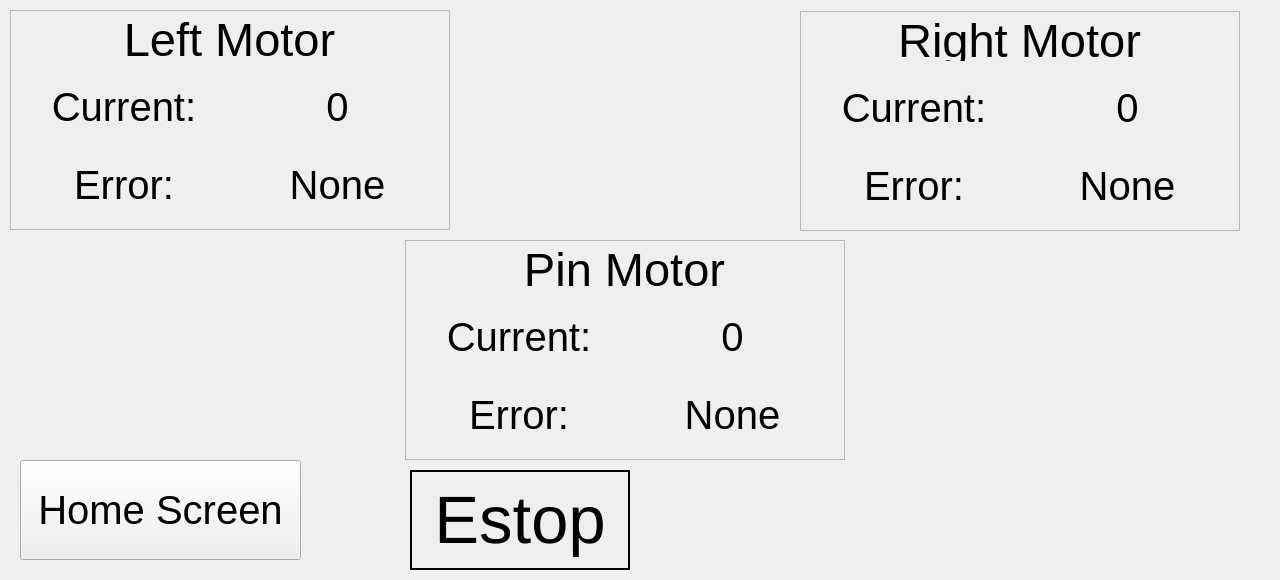
<?xml version="1.0" encoding="UTF-8"?>
<ui version="4.0">
 <class>MotorScreen</class>
 <widget class="QWidget" name="MotorScreen">
  <property name="geometry">
   <rect>
    <x>0</x>
    <y>0</y>
    <width>1280</width>
    <height>580</height>
   </rect>
  </property>
  <property name="windowTitle">
   <string>Form</string>
  </property>
  <widget class="QLabel" name="fisherLogo">
   <property name="geometry">
    <rect>
     <x>800</x>
     <y>470</y>
     <width>420</width>
     <height>100</height>
    </rect>
   </property>
   <property name="sizePolicy">
    <sizepolicy hsizetype="Fixed" vsizetype="Fixed">
     <horstretch>0</horstretch>
     <verstretch>0</verstretch>
    </sizepolicy>
   </property>
   <property name="frameShape">
    <enum>QFrame::NoFrame</enum>
   </property>
   <property name="text">
    <string/>
   </property>
   <property name="pixmap">
    <pixmap>../../../../.designer/assets/fisher_logo.png</pixmap>
   </property>
   <property name="scaledContents">
    <bool>true</bool>
   </property>
   <property name="alignment">
    <set>Qt::AlignCenter</set>
   </property>
  </widget>
  <widget class="QFrame" name="leftMotorFrame">
   <property name="geometry">
    <rect>
     <x>10</x>
     <y>10</y>
     <width>440</width>
     <height>220</height>
    </rect>
   </property>
   <property name="frameShape">
    <enum>QFrame::StyledPanel</enum>
   </property>
   <property name="frameShadow">
    <enum>QFrame::Raised</enum>
   </property>
   <widget class="QLabel" name="leftMotorLabel">
    <property name="geometry">
     <rect>
      <x>9</x>
      <y>9</y>
      <width>421</width>
      <height>41</height>
     </rect>
    </property>
    <property name="font">
     <font>
      <pointsize>35</pointsize>
     </font>
    </property>
    <property name="text">
     <string>Left Motor</string>
    </property>
    <property name="alignment">
     <set>Qt::AlignCenter</set>
    </property>
   </widget>
   <widget class="QWidget" name="verticalLayoutWidget_6">
    <property name="geometry">
     <rect>
      <x>10</x>
      <y>60</y>
      <width>421</width>
      <height>151</height>
     </rect>
    </property>
    <layout class="QVBoxLayout" name="verticalLayout_6">
     <item>
      <layout class="QHBoxLayout" name="horizontalLayout_12">
       <item>
        <widget class="QLabel" name="pinMotorCurrentLabel_3">
         <property name="font">
          <font>
           <pointsize>30</pointsize>
          </font>
         </property>
         <property name="text">
          <string>Current:</string>
         </property>
         <property name="alignment">
          <set>Qt::AlignCenter</set>
         </property>
        </widget>
       </item>
       <item>
        <widget class="QLabel" name="leftMotorCurrent">
         <property name="font">
          <font>
           <pointsize>30</pointsize>
          </font>
         </property>
         <property name="text">
          <string>0</string>
         </property>
         <property name="alignment">
          <set>Qt::AlignCenter</set>
         </property>
        </widget>
       </item>
      </layout>
     </item>
     <item>
      <layout class="QHBoxLayout" name="horizontalLayout_13">
       <item>
        <widget class="QLabel" name="pinMotorErrorLabel_3">
         <property name="font">
          <font>
           <pointsize>30</pointsize>
          </font>
         </property>
         <property name="text">
          <string>Error:</string>
         </property>
         <property name="alignment">
          <set>Qt::AlignCenter</set>
         </property>
        </widget>
       </item>
       <item>
        <widget class="QLabel" name="leftMotorError">
         <property name="font">
          <font>
           <pointsize>30</pointsize>
          </font>
         </property>
         <property name="text">
          <string>None</string>
         </property>
         <property name="alignment">
          <set>Qt::AlignCenter</set>
         </property>
        </widget>
       </item>
      </layout>
     </item>
    </layout>
   </widget>
  </widget>
  <widget class="QFrame" name="rightMotorFrame">
   <property name="geometry">
    <rect>
     <x>800</x>
     <y>11</y>
     <width>440</width>
     <height>220</height>
    </rect>
   </property>
   <property name="frameShape">
    <enum>QFrame::StyledPanel</enum>
   </property>
   <property name="frameShadow">
    <enum>QFrame::Raised</enum>
   </property>
   <widget class="QLabel" name="rightMotorLabel">
    <property name="geometry">
     <rect>
      <x>9</x>
      <y>9</y>
      <width>421</width>
      <height>41</height>
     </rect>
    </property>
    <property name="font">
     <font>
      <pointsize>35</pointsize>
     </font>
    </property>
    <property name="text">
     <string>Right Motor</string>
    </property>
    <property name="alignment">
     <set>Qt::AlignCenter</set>
    </property>
   </widget>
   <widget class="QWidget" name="verticalLayoutWidget_7">
    <property name="geometry">
     <rect>
      <x>10</x>
      <y>60</y>
      <width>421</width>
      <height>151</height>
     </rect>
    </property>
    <layout class="QVBoxLayout" name="verticalLayout_7">
     <item>
      <layout class="QHBoxLayout" name="horizontalLayout_14">
       <item>
        <widget class="QLabel" name="pinMotorCurrentLabel_4">
         <property name="font">
          <font>
           <pointsize>30</pointsize>
          </font>
         </property>
         <property name="text">
          <string>Current:</string>
         </property>
         <property name="alignment">
          <set>Qt::AlignCenter</set>
         </property>
        </widget>
       </item>
       <item>
        <widget class="QLabel" name="rightMotorCurrent">
         <property name="font">
          <font>
           <pointsize>30</pointsize>
          </font>
         </property>
         <property name="text">
          <string>0</string>
         </property>
         <property name="alignment">
          <set>Qt::AlignCenter</set>
         </property>
        </widget>
       </item>
      </layout>
     </item>
     <item>
      <layout class="QHBoxLayout" name="horizontalLayout_15">
       <item>
        <widget class="QLabel" name="pinMotorErrorLabel_4">
         <property name="font">
          <font>
           <pointsize>30</pointsize>
          </font>
         </property>
         <property name="text">
          <string>Error:</string>
         </property>
         <property name="alignment">
          <set>Qt::AlignCenter</set>
         </property>
        </widget>
       </item>
       <item>
        <widget class="QLabel" name="rightMotorError">
         <property name="font">
          <font>
           <pointsize>30</pointsize>
          </font>
         </property>
         <property name="text">
          <string>None</string>
         </property>
         <property name="alignment">
          <set>Qt::AlignCenter</set>
         </property>
        </widget>
       </item>
      </layout>
     </item>
    </layout>
   </widget>
  </widget>
  <widget class="QFrame" name="pinFrame">
   <property name="geometry">
    <rect>
     <x>405</x>
     <y>240</y>
     <width>440</width>
     <height>220</height>
    </rect>
   </property>
   <property name="frameShape">
    <enum>QFrame::StyledPanel</enum>
   </property>
   <property name="frameShadow">
    <enum>QFrame::Raised</enum>
   </property>
   <widget class="QLabel" name="pinLabel">
    <property name="geometry">
     <rect>
      <x>9</x>
      <y>9</y>
      <width>421</width>
      <height>41</height>
     </rect>
    </property>
    <property name="font">
     <font>
      <pointsize>35</pointsize>
     </font>
    </property>
    <property name="text">
     <string>Pin Motor</string>
    </property>
    <property name="alignment">
     <set>Qt::AlignCenter</set>
    </property>
   </widget>
   <widget class="QWidget" name="verticalLayoutWidget_4">
    <property name="geometry">
     <rect>
      <x>10</x>
      <y>60</y>
      <width>421</width>
      <height>151</height>
     </rect>
    </property>
    <layout class="QVBoxLayout" name="verticalLayout_4">
     <item>
      <layout class="QHBoxLayout" name="horizontalLayout_8">
       <item>
        <widget class="QLabel" name="pinMotorCurrentLabel">
         <property name="font">
          <font>
           <pointsize>30</pointsize>
          </font>
         </property>
         <property name="text">
          <string>Current:</string>
         </property>
         <property name="alignment">
          <set>Qt::AlignCenter</set>
         </property>
        </widget>
       </item>
       <item>
        <widget class="QLabel" name="pinMotorCurrent">
         <property name="font">
          <font>
           <pointsize>30</pointsize>
          </font>
         </property>
         <property name="text">
          <string>0</string>
         </property>
         <property name="alignment">
          <set>Qt::AlignCenter</set>
         </property>
        </widget>
       </item>
      </layout>
     </item>
     <item>
      <layout class="QHBoxLayout" name="horizontalLayout_9">
       <item>
        <widget class="QLabel" name="pinMotorErrorLabel">
         <property name="font">
          <font>
           <pointsize>30</pointsize>
          </font>
         </property>
         <property name="text">
          <string>Error:</string>
         </property>
         <property name="alignment">
          <set>Qt::AlignCenter</set>
         </property>
        </widget>
       </item>
       <item>
        <widget class="QLabel" name="pinMotorError">
         <property name="font">
          <font>
           <pointsize>30</pointsize>
          </font>
         </property>
         <property name="text">
          <string>None</string>
         </property>
         <property name="alignment">
          <set>Qt::AlignCenter</set>
         </property>
        </widget>
       </item>
      </layout>
     </item>
    </layout>
   </widget>
  </widget>
  <widget class="QLabel" name="estopLabel">
   <property name="geometry">
    <rect>
     <x>410</x>
     <y>470</y>
     <width>220</width>
     <height>100</height>
    </rect>
   </property>
   <property name="font">
    <font>
     <pointsize>50</pointsize>
    </font>
   </property>
   <property name="frameShape">
    <enum>QFrame::Box</enum>
   </property>
   <property name="lineWidth">
    <number>2</number>
   </property>
   <property name="text">
    <string>Estop</string>
   </property>
   <property name="alignment">
    <set>Qt::AlignCenter</set>
   </property>
  </widget>
  <widget class="QPushButton" name="homeScreenButton">
   <property name="geometry">
    <rect>
     <x>20</x>
     <y>460</y>
     <width>281</width>
     <height>100</height>
    </rect>
   </property>
   <property name="sizePolicy">
    <sizepolicy hsizetype="Minimum" vsizetype="Minimum">
     <horstretch>0</horstretch>
     <verstretch>0</verstretch>
    </sizepolicy>
   </property>
   <property name="minimumSize">
    <size>
     <width>200</width>
     <height>50</height>
    </size>
   </property>
   <property name="maximumSize">
    <size>
     <width>300</width>
     <height>100</height>
    </size>
   </property>
   <property name="font">
    <font>
     <pointsize>30</pointsize>
    </font>
   </property>
   <property name="text">
    <string>Home Screen</string>
   </property>
  </widget>
 </widget>
 <resources/>
 <connections/>
</ui>
